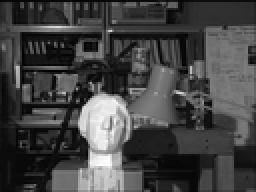
%> input picture M1/scene_l.bmp, 128 x 96 px, shrunk from 384 x 288 before the run (shown 2 times larger)
$ octave Dis_map.m   (GNU Octave 9; MATLAB toolbox functions it lacks are replaced by stand-ins)
%> lines starting %> are read from the running program, lines starting %| are printed output that depends on the picture
### M1/add_padding.m
%add zero padding
%zero padding width:half_win
function [ adj_im] = add_padding( im,half_win )
[x,y]=size(im);
adj_im=zeros(x+2*half_win,y+2*half_win);
% [5 lines of commented-out code are left out]
adj_im((1+half_win):(x+half_win),(1+half_win):(y+half_win))=im(:,:);
adj_im=uint8(adj_im);
end

### M1/dis_search.m
%find disparity

function [ dis_map] = dis_search(im_l,im_r,half_win,max_search)
[x,y]=size(im_l);
w=half_win;

for i=1+w:x-w
    for j=1+w:y-w
        dx=match_pixel(i,j,max_search,w,im_l,im_r);
        dis_map(i-w,j-w)=dx;

    end
end
end

### M1/Dis_map.m
%%
%What Robot eyes can do
%Name : Disparity Map maker
%Time:13 Mar 2016
%Place:University of Dundee
%main function start here

%%
%images input
% im_ol=imread('pentagon_left.bmp');
% im_or=imread('pentagon_right.bmp');
im_ol=imread('scene_l.bmp');
%> im_ol is the input picture: size 96x128x3 uint8; min 0, max 255, mean 67.7
im_or=imread('scene_r.bmp');
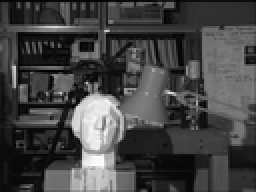
%> input picture M1/scene_r.bmp, 128 x 96 px, shrunk from 384 x 288 before the run (shown 2 times larger)
%> im_or is the input picture: size 96x128x3 uint8; min 0, max 255, mean 68.1
dim=size(im_ol,3);
%> dim = 3

if dim >1
    im_ol=rgb2gray(im_ol);
%> im_ol: size 96x128 uint8
    im_or=rgb2gray(im_or);
%> im_or: size 96x128 uint8
end
figure(1)
imshow(im_ol);
%%
%parameters setting
%support window size= 2*half_win+1
half_win=17;
%search region size=2*max_search+1
max_search=33;
%add zero padding
im_l=add_padding(im_ol,half_win);
%> in add_padding, `adj_im((1+half_win):(x+half_win),(1+half_win):(y+half_win))=im(:,:);`:
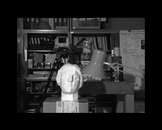
%> adj_im: size 130x162 double; min 0, max 255, mean 39.5
im_r=add_padding(im_or,half_win);
%> call 2 of add_padding, with half_win = 17
%> in add_padding (call 2), `adj_im((1+half_win):(x+half_win),(1+half_win):(y+half_win))=im(:,:);`:
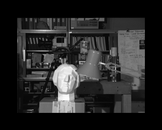
%> adj_im: size 130x162 double; min 0, max 255, mean 39.7
%find disparity
[ dis_map] = dis_search(im_l,im_r,half_win,max_search);
%> after the loop in dis_search, `for i=1+w:x-w`:
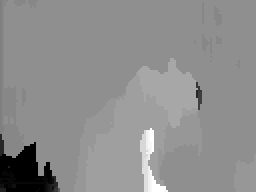
%> dis_map: size 96x128 double (shown 2 times larger); min -16, max 16, mean 1.84; drawn with min black and max white
figure(2)
imagesc(dis_map)
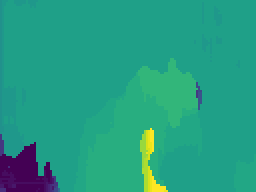
%> displayed picture: size 96x128x3, on the screen's scale of 0 to 255 (shown 2 times larger); mean R, G, B 37.3, 157.4, 131.1
